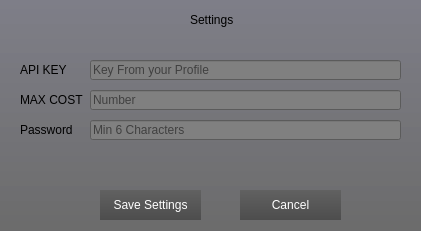
         <widget class="QWidget" name="settings_widget" native="true">
          <property name="geometry">
           <rect>
            <x>390</x>
            <y>260</y>
            <width>421</width>
            <height>231</height>
           </rect>
          </property>
          <property name="styleSheet">
           <string notr="true">QWidget{
background-color: qlineargradient(spread:pad, x1:0.5, y1:1, x2:0.5, y2:0, stop:0 rgba(100, 100, 100, 200), stop:1 rgba(120, 120, 130, 200));
}</string>
          </property>
          <widget class="QLabel" name="label_9">
           <property name="geometry">
            <rect>
             <x>20</x>
             <y>60</y>
             <width>71</width>
             <height>20</height>
            </rect>
           </property>
           <property name="styleSheet">
            <string notr="true">background-color:none</string>
           </property>
           <property name="text">
            <string>API KEY</string>
           </property>
          </widget>
          <widget class="QLineEdit" name="api_field">
           <property name="geometry">
            <rect>
             <x>90</x>
             <y>60</y>
             <width>311</width>
             <height>20</height>
            </rect>
           </property>
           <property name="styleSheet">
            <string notr="true">background-color:grey</string>
           </property>
           <property name="text">
            <string/>
           </property>
           <property name="placeholderText">
            <string>Key From your Profile</string>
           </property>
          </widget>
          <widget class="QPushButton" name="setting_save_but">
           <property name="geometry">
            <rect>
             <x>100</x>
             <y>190</y>
             <width>101</width>
             <height>30</height>
            </rect>
           </property>
           <property name="styleSheet">
            <string notr="true">QPushButton{
	border-style: outset;
	border-width: 2px;
	border-top-color: qlineargradient(spread:pad, x1:0.5, y1:0.6, x2:0.5, y2:0.4, stop:0 rgba(115, 115, 115, 255), stop:1 rgba(62, 62, 62, 255));
	border-right-color: qlineargradient(spread:pad, x1:0.4, y1:0.5, x2:0.6, y2:0.5, stop:0 rgba(115, 115, 115, 255), stop:1 rgba(62, 62, 62, 255));
	border-left-color: qlineargradient(spread:pad, x1:0.6, y1:0.5, x2:0.4, y2:0.5, stop:0 rgba(115, 115, 115, 255), stop:1 rgba(62, 62, 62, 255));
	border-bottom-color: rgb(58, 58, 58);
	border-bottom-width: 1px;
	border-style: solid;
	color: rgb(255, 255, 255);
	padding: 2px;
	background-color: qlineargradient(spread:pad, x1:0.5, y1:1, x2:0.5, y2:0, stop:0 rgba(77, 77, 77, 255), stop:1 rgba(97, 97, 97, 255));
border:0
}
QPushButton:hover{
	border-style: outset;
	border-width: 2px;
	border-top-color: qlineargradient(spread:pad, x1:0.5, y1:0.6, x2:0.5, y2:0.4, stop:0 rgba(180, 180, 180, 255), stop:1 rgba(110, 110, 110, 255));
	border-right-color: qlineargradient(spread:pad, x1:0.4, y1:0.5, x2:0.6, y2:0.5, stop:0 rgba(180, 180, 180, 255), stop:1 rgba(110, 110, 110, 255));
	border-left-color: qlineargradient(spread:pad, x1:0.6, y1:0.5, x2:0.4, y2:0.5, stop:0 rgba(180, 180, 180, 255), stop:1 rgba(110, 110, 110, 255));
	border-bottom-color: rgb(115, 115, 115);
	border-bottom-width: 1px;
	border-style: solid;
	color: rgb(255, 255, 255);
	padding: 2px;
	background-color: qlineargradient(spread:pad, x1:0.5, y1:1, x2:0.5, y2:0, stop:0 rgba(107, 107, 107, 255), stop:1 rgba(157, 157, 157, 255));
border:0
}
QPushButton:pressed{
	border-style: outset;
	border-width: 2px;
	border-top-color: qlineargradient(spread:pad, x1:0.5, y1:0.6, x2:0.5, y2:0.4, stop:0 rgba(62, 62, 62, 255), stop:1 rgba(22, 22, 22, 255));
	border-right-color: qlineargradient(spread:pad, x1:0.4, y1:0.5, x2:0.6, y2:0.5, stop:0 rgba(115, 115, 115, 255), stop:1 rgba(62, 62, 62, 255));
	border-left-color: qlineargradient(spread:pad, x1:0.6, y1:0.5, x2:0.4, y2:0.5, stop:0 rgba(115, 115, 115, 255), stop:1 rgba(62, 62, 62, 255));
	border-bottom-color: rgb(58, 58, 58);
	border-bottom-width: 1px;
	border-style: solid;
	color: rgb(255, 255, 255);
	padding: 2px;
	background-color: qlineargradient(spread:pad, x1:0.5, y1:1, x2:0.5, y2:0, stop:0 rgba(77, 77, 77, 255), stop:1 rgba(97, 97, 97, 255));
border:0
}

</string>
           </property>
           <property name="text">
            <string>Save Settings</string>
           </property>
          </widget>
          <widget class="QLabel" name="label_10">
           <property name="geometry">
            <rect>
             <x>20</x>
             <y>90</y>
             <width>71</width>
             <height>20</height>
            </rect>
           </property>
           <property name="styleSheet">
            <string notr="true">background-color:none</string>
           </property>
           <property name="text">
            <string>MAX COST</string>
           </property>
          </widget>
          <widget class="QLineEdit" name="max_cost_field">
           <property name="geometry">
            <rect>
             <x>90</x>
             <y>90</y>
             <width>311</width>
             <height>20</height>
            </rect>
           </property>
           <property name="styleSheet">
            <string notr="true">background-color:grey</string>
           </property>
           <property name="text">
            <string/>
           </property>
           <property name="placeholderText">
            <string>Number</string>
           </property>
          </widget>
          <widget class="QPushButton" name="setting_cancel_but">
           <property name="geometry">
            <rect>
             <x>240</x>
             <y>190</y>
             <width>101</width>
             <height>30</height>
            </rect>
           </property>
           <property name="styleSheet">
            <string notr="true">QPushButton{
	border-style: outset;
	border-width: 2px;
	border-top-color: qlineargradient(spread:pad, x1:0.5, y1:0.6, x2:0.5, y2:0.4, stop:0 rgba(115, 115, 115, 255), stop:1 rgba(62, 62, 62, 255));
	border-right-color: qlineargradient(spread:pad, x1:0.4, y1:0.5, x2:0.6, y2:0.5, stop:0 rgba(115, 115, 115, 255), stop:1 rgba(62, 62, 62, 255));
	border-left-color: qlineargradient(spread:pad, x1:0.6, y1:0.5, x2:0.4, y2:0.5, stop:0 rgba(115, 115, 115, 255), stop:1 rgba(62, 62, 62, 255));
	border-bottom-color: rgb(58, 58, 58);
	border-bottom-width: 1px;
	border-style: solid;
	color: rgb(255, 255, 255);
	padding: 2px;
	background-color: qlineargradient(spread:pad, x1:0.5, y1:1, x2:0.5, y2:0, stop:0 rgba(77, 77, 77, 255), stop:1 rgba(97, 97, 97, 255));
border:0
}
QPushButton:hover{
	border-style: outset;
	border-width: 2px;
	border-top-color: qlineargradient(spread:pad, x1:0.5, y1:0.6, x2:0.5, y2:0.4, stop:0 rgba(180, 180, 180, 255), stop:1 rgba(110, 110, 110, 255));
	border-right-color: qlineargradient(spread:pad, x1:0.4, y1:0.5, x2:0.6, y2:0.5, stop:0 rgba(180, 180, 180, 255), stop:1 rgba(110, 110, 110, 255));
	border-left-color: qlineargradient(spread:pad, x1:0.6, y1:0.5, x2:0.4, y2:0.5, stop:0 rgba(180, 180, 180, 255), stop:1 rgba(110, 110, 110, 255));
	border-bottom-color: rgb(115, 115, 115);
	border-bottom-width: 1px;
	border-style: solid;
	color: rgb(255, 255, 255);
	padding: 2px;
	background-color: qlineargradient(spread:pad, x1:0.5, y1:1, x2:0.5, y2:0, stop:0 rgba(107, 107, 107, 255), stop:1 rgba(157, 157, 157, 255));
border:0
}
QPushButton:pressed{
	border-style: outset;
	border-width: 2px;
	border-top-color: qlineargradient(spread:pad, x1:0.5, y1:0.6, x2:0.5, y2:0.4, stop:0 rgba(62, 62, 62, 255), stop:1 rgba(22, 22, 22, 255));
	border-right-color: qlineargradient(spread:pad, x1:0.4, y1:0.5, x2:0.6, y2:0.5, stop:0 rgba(115, 115, 115, 255), stop:1 rgba(62, 62, 62, 255));
	border-left-color: qlineargradient(spread:pad, x1:0.6, y1:0.5, x2:0.4, y2:0.5, stop:0 rgba(115, 115, 115, 255), stop:1 rgba(62, 62, 62, 255));
	border-bottom-color: rgb(58, 58, 58);
	border-bottom-width: 1px;
	border-style: solid;
	color: rgb(255, 255, 255);
	padding: 2px;
	background-color: qlineargradient(spread:pad, x1:0.5, y1:1, x2:0.5, y2:0, stop:0 rgba(77, 77, 77, 255), stop:1 rgba(97, 97, 97, 255));
border:0
}

</string>
           </property>
           <property name="text">
            <string>Cancel</string>
           </property>
          </widget>
          <widget class="QLabel" name="label_15">
           <property name="geometry">
            <rect>
             <x>190</x>
             <y>10</y>
             <width>71</width>
             <height>20</height>
            </rect>
           </property>
           <property name="styleSheet">
            <string notr="true">background-color:none</string>
           </property>
           <property name="text">
            <string>Settings</string>
           </property>
          </widget>
          <widget class="QLineEdit" name="password_change_field">
           <property name="geometry">
            <rect>
             <x>90</x>
             <y>120</y>
             <width>311</width>
             <height>20</height>
            </rect>
           </property>
           <property name="styleSheet">
            <string notr="true">background-color:grey</string>
           </property>
           <property name="text">
            <string/>
           </property>
           <property name="placeholderText">
            <string>Min 6 Characters</string>
           </property>
          </widget>
          <widget class="QLabel" name="label_18">
           <property name="geometry">
            <rect>
             <x>20</x>
             <y>120</y>
             <width>71</width>
             <height>20</height>
            </rect>
           </property>
           <property name="styleSheet">
            <string notr="true">background-color:none</string>
           </property>
           <property name="text">
            <string>Password</string>
           </property>
          </widget>
         </widget>
